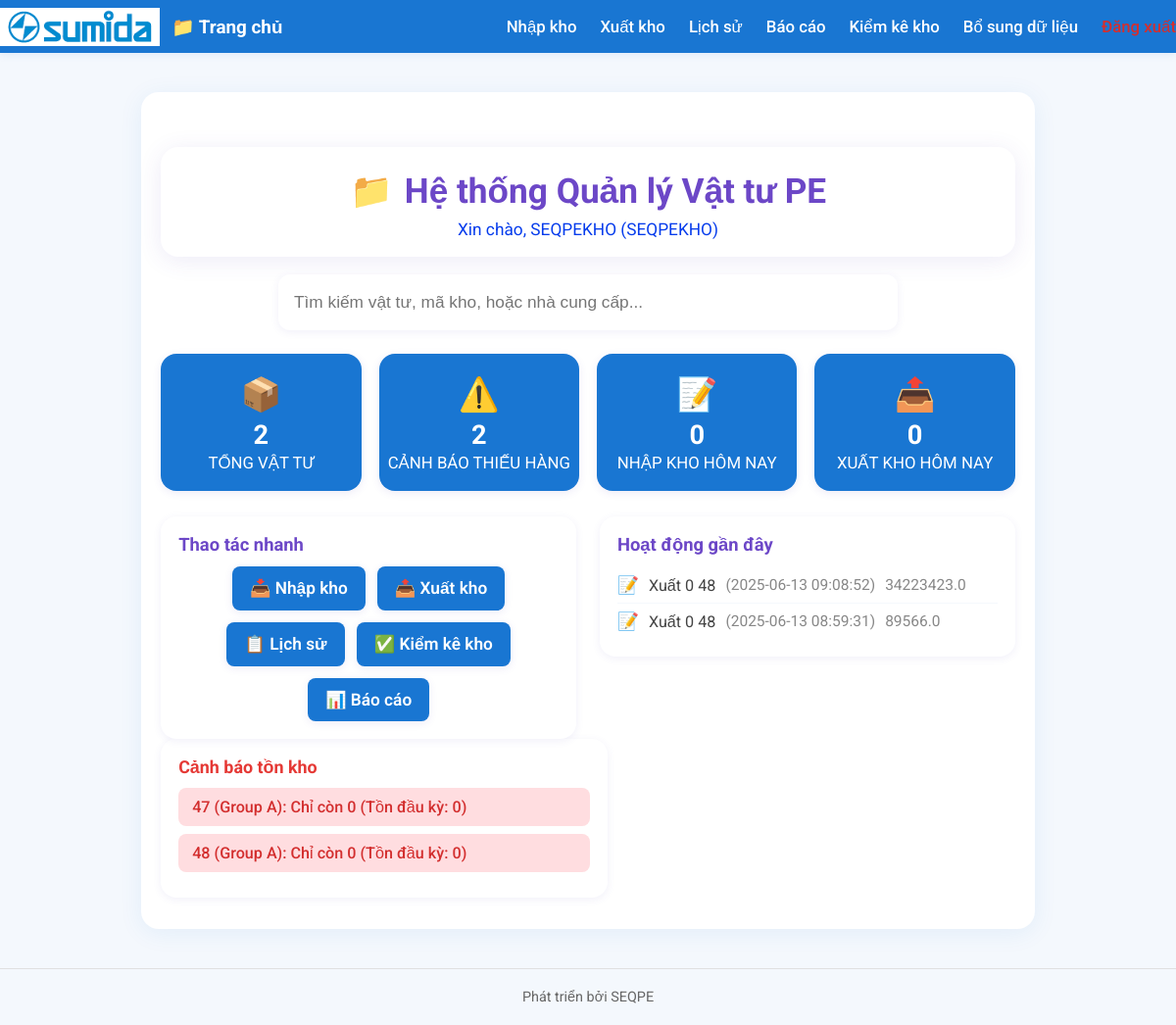
Page / (signed in) on the earlier database version.
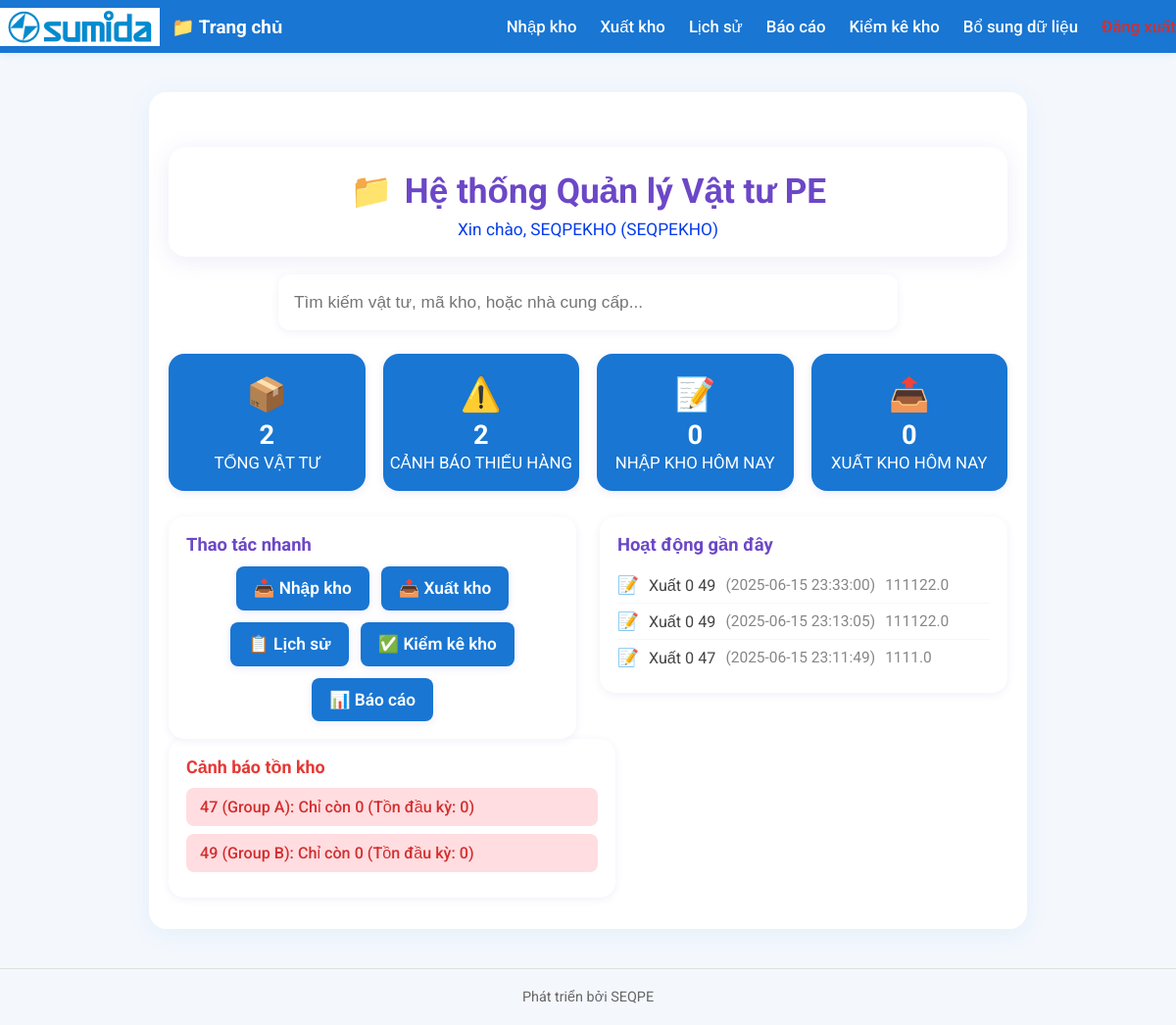
Same page on the later database version.
### tables this page shows
CREATE TABLE STOCK_TRANSACTION (
            transaction_id INTEGER PRIMARY KEY,
            material_id INTEGER,
            transaction_type TEXT,
            quantity REAL,
            transaction_date DATETIME,
            reference_number TEXT,
            notes TEXT,
            created_at DATETIME, imported_by TEXT, exported_by TEXT, created_by TEXT,
            FOREIGN KEY(material_id) REFERENCES "MATERIAL_OLD"(material_id)
        );

CREATE TABLE MATERIAL (
            material_id INTEGER PRIMARY KEY AUTOINCREMENT,
            group_name TEXT,                    -- Group use / Nhóm sử dụng
            product_code TEXT,                  -- Product code / Mã hàng  
            classification TEXT,                -- Classify / Phân loại BU
            part_code TEXT,                     -- Part Code
            material_name TEXT,                 -- Material name / Tên hàng hóa
            specification TEXT,                 -- Specification/Drawing / Thông số kỹ thuật/bản vẽ
            brand_name TEXT,                    -- Brand / Nhà SX
            unit TEXT,                          -- Unit / Đơn vị
            opening_stock REAL DEFAULT 0,       -- Opening stock / Tồn đầu kỳ
            input REAL DEFAULT 0,               -- Input / Nhập
            output REAL DEFAULT 0,              -- Output / Xuất
            closing_stock REAL DEFAULT 0,       -- Closing stock / Tồn cuối kỳ
            inventory INTEGER DEFAULT 0,        -- Inventory / Kiểm kê
            location TEXT,                      -- Location / Vị trí
            safety_stock REAL DEFAULT 0,        -- Safety Stock / Tồn kho an toàn
            purchase_se TEXT,                   -- Purchase SE / SE mua hàng
            purchase_order TEXT,                -- Purchase Order / Đơn hàng mua
            cost_opening_stock REAL DEFAULT 0,  -- Cost opening stock / Chi phí tồn đầu kỳ
            cost_input REAL DEFAULT 0,          -- Cost Input / Chi phí nhập
            cost_output REAL DEFAULT 0,         -- Cost Output / Chi phí xuất
            cost_closing_stock REAL DEFAULT 0,  -- Cost closing stock / Chi phí tồn cuối kỳ
            cost_safety_stock REAL DEFAULT 0,   -- Cost safety stock / Chi phí tồn kho an toàn
            price REAL DEFAULT 0,               -- Price / Giá
            currency TEXT DEFAULT 'VND',        -- Currency / Tiền tệ
            imported_by TEXT,                   -- imported_by / Người nhập
            created_at DATETIME DEFAULT CURRENT_TIMESTAMP,  -- created_at / Thời gian tạo
            updated_at DATETIME DEFAULT CURRENT_TIMESTAMP,  -- updated_at / Thời gian cập nhật
            last_update TEXT,                   -- Last update / Cập nhật cuối
            last_time TEXT                      -- last_time / Thời gian cuối
        );

### app.py (the view)
@app.route('/')
@login_required
def home():
    conn = get_db_connection()
    products = conn.execute('SELECT * FROM MATERIAL').fetchall()
    total_materials = len(products)
    low_stock_count = sum(1 for row in products if int(row['quantity'] if 'quantity' in row.keys() else 0) < 50)
    today = datetime.now().strftime('%Y-%m-%d')
    input_today = conn.execute("""
        SELECT COUNT(*) FROM STOCK_TRANSACTION st
        JOIN MATERIAL m ON st.material_id = m.material_id
        WHERE st.transaction_type = 'input' AND st.transaction_date LIKE ?
    """, (today+'%',)).fetchone()[0]
    output_today = conn.execute("""
        SELECT COUNT(*) FROM STOCK_TRANSACTION st
        JOIN MATERIAL m ON st.material_id = m.material_id
        WHERE st.transaction_type = 'output' AND st.transaction_date LIKE ?
    """, (today+'%',)).fetchone()[0]
    recent_activities = conn.execute("""
        SELECT st.*, m.material_name, m.part_code FROM STOCK_TRANSACTION st
        JOIN MATERIAL m ON st.material_id = m.material_id
        ORDER BY st.created_at DESC LIMIT 5
    """).fetchall()
    low_stock_alerts = [row for row in products if int(row['quantity'] if 'quantity' in row.keys() else 0) < 50][:5]
    conn.close()
    return render_template('home.html',
        total_materials=total_materials,
        low_stock_count=low_stock_count,
        input_today=input_today,
        output_today=output_today,
        recent_activities=recent_activities,
        low_stock_alerts=low_stock_alerts
    )

### app.py (called while the page is built)
def login_required(f):
    @wraps(f)
    def decorated_function(*args, **kwargs):
        if 'user_id' not in session:
            return redirect(url_for('login'))
        return f(*args, **kwargs)
    return decorated_function

def get_db_connection():
    conn = sqlite3.connect(DATABASE_PATH)
    conn.row_factory = sqlite3.Row
    return conn

### templates/home.html (shortened to what this page needs)
<!DOCTYPE html>
<html lang="vi">
<head>
    <link rel="stylesheet" href="{{ url_for('static', filename='css/nav.css') }}">
    <link rel="stylesheet" href="{{ url_for('static', filename='css/footer.css') }}">
</head>
<body>    <nav>
        <div>            <div class="nav-logo">
                <img src="/static/SUMIDA-LOGO.jpg" alt="Sumida Logo" style="max-height:48px;width:auto;" />
                <a href="/" style="font-weight:700;font-size:1.18rem;">📁 Trang chủ</a>
            </div><div class="nav-menu">                {% if session['role'] == 'SEQPEKHO' %}
                <a href="/nhap-kho">Nhập kho</a>
                {% endif %}                {% if session['role'] in ['SEQPEKHO', 'SEQPELINE'] %}
                <a href="/xuat-kho">Xuất kho</a>
                {% endif %}
                {% if session['role'] == 'SEQPEKHO' %}
                <a href="/danh-sach">Lịch sử</a>
                <a href="/bao-cao">Báo cáo</a>
                <a href="/kiem-ke">Kiểm kê kho</a>
                <a href="/bo-sung-du-lieu">Bổ sung dữ liệu</a>
                {% endif %}
                <a href="/logout" style="color: #d32f2f;">Đăng xuất</a>
            </div>
        </div>
    </nav>
    <div class="main-container">
        <div class="title-box">
            <h1><span>📁</span> Hệ thống Quản lý Vật tư PE</h1>
            <p>Xin chào, {{ session['username'] }} ({{ session['role'] }})</p>
        </div>
        <form class="search-bar" autocomplete="off">
            <input type="text" placeholder="Tìm kiếm vật tư, mã kho, hoặc nhà cung cấp...">
        </form>
        <div class="stats-row">
            <div class="stat-card"><div class="icon">📦</div><div class="value">{{ total_materials }}</div><div class="label">TỔNG VẬT TƯ</div></div>
            <div class="stat-card"><div class="icon">⚠️</div><div class="value">{{ low_stock_count }}</div><div class="label">CẢNH BÁO THIẾU HÀNG</div></div>
            <div class="stat-card"><div class="icon">📝</div><div class="value">{{ input_today }}</div><div class="label">NHẬP KHO HÔM NAY</div></div>
            <div class="stat-card"><div class="icon">📤</div><div class="value">{{ output_today }}</div><div class="label">XUẤT KHO HÔM NAY</div></div>
        </div>
        <div class="quick-row">
            <div class="quick-actions">
                <h3>Thao tác nhanh</h3>                <div class="quick-btns">
                    {% if session['role'] == 'SEQPEKHO' %}
                    <a href="/nhap-kho" class="quick-btn">📥 Nhập kho</a>
                    {% endif %}
                    {% if session['role'] in ['SEQPEKHO', 'SEQPELINE'] %}
                    <a href="/xuat-kho" class="quick-btn">📤 Xuất kho</a>
                    {% endif %}
                    {% if session['role'] == 'SEQPEKHO' %}
                    <a href="/danh-sach" class="quick-btn">📋 Lịch sử</a>
                    <a href="/kiem-ke" class="quick-btn">✅ Kiểm kê kho</a>
                    <a href="/bao-cao" class="quick-btn">📊 Báo cáo</a>
                    {% endif %}
                </div>
            </div>
            <div class="recent-activity">
                <h3>Hoạt động gần đây</h3>
                <ul class="recent-list">
                    {% for act in recent_activities %}
                        <li>
                            <span class="icon">{% if act[0]=='input' %}📥{% elif act[0]=='output' %}📤{% else %}📝{% endif %}</span>
                            {% if act[0]=='input' %}Nhập{% else %}Xuất{% endif %} {{ act[2]|int }} {{ act[1] }}
                            {% if act[4] %}<span style="color:#888;font-size:0.97rem;">({{ act[4] }})</span>{% endif %}
                            <span style="color:#888;font-size:0.97rem;">{{ act[3] }}</span>
                        </li>
                    {% else %}
                        <li>Không có hoạt động gần đây</li>
                    {% endfor %}
                </ul>
            </div>
        </div>
        <div class="alerts-section">
            <h3>Cảnh báo tồn kho</h3>
            <ul class="alert-list">
                {% for alert in low_stock_alerts %}
                    <li class="alert-red">{{ alert[0] }} ({{ alert[1] }}): Chỉ còn {{ alert[2]|int }} (Tồn đầu kỳ: {{ alert[3]|int }})</li>
                {% else %}
                    <li class="alert-blue">Không có vật tư nào dưới mức cảnh báo tồn kho.</li>
                {% endfor %}            </ul>
        </div>
    </div>
    <footer class="footer">
        Phát triển bởi SEQPE
    </footer>
</body>
</html>

### static/css/nav.css (style rules this page uses)
nav { width: 100vw; background: #1976d2; padding: 0; box-shadow: 0 2px 8px rgba(25,118,210,0.10); margin-bottom: 0; }
nav div { display: flex; align-items: center; justify-content: space-between; padding: 0 ; height: 54px; }
nav a { color: #fff; text-decoration: none; font-weight: 500; font-size: 1.05rem; }
.nav-logo { display: flex; align-items: center; gap: 12px; margin-left: 0; }
.nav-logo img { max-height: 48px; width: auto; object-fit: contain; }
.nav-logo a { font-weight: 700; font-size: 1.18rem; }
.nav-menu { display: flex; align-items: center; gap: 24px; margin-right: 0; }

### static/css/footer.css (style rules this page uses)
.footer { text-align: center; padding: 20px; color: #666; font-size: 0.9rem; margin-top: auto; background-color: #f4f8fd; border-top: 1px solid #e0e0e0; }
body { min-height: 100vh; display: flex; flex-direction: column; }

### templates/home.html (style rules this page uses)
body { font-family: 'Roboto', Arial, sans-serif; background: #f4f8fd; margin: 0; min-height: 100vh; display: flex; flex-direction: column; }
.container, .main-container { max-width: 1200px; margin: 40px auto; background: #fff; border-radius: 18px; box-shadow: 0 4px 24px rgba(25,118,210,0.08); padding: 32px 20px; }
.title-box { background: #fff; border-radius: 18px; box-shadow: 0 4px 24px rgba(80,60,180,0.10); padding: 24px 0 18px 0; margin: 24px auto 18px auto; text-align: center; }
.title-box h1 { color: #6c47c7; font-size: 2.2rem; font-weight: 700; margin: 0 0 8px 0; display: flex; align-items: center; justify-content: center; gap: 12px; }
.title-box p { color: #063cec; font-size: 1.08rem; margin: 0; }
.search-bar { width: 100%; max-width: 600px; margin: 0 auto 24px auto; display: flex; align-items: center; background: #fff; border-radius: 12px; box-shadow: 0 2px 8px rgba(80,60,180,0.08); padding: 8px 16px; }
.search-bar input { border: none; outline: none; font-size: 1.08rem; width: 100%; background: transparent; padding: 10px 0; }
.stats-row { display: flex; gap: 18px; justify-content: center; margin-bottom: 18px; flex-wrap: wrap; }
.stat-card { background: #1976d2 !important; color: #fff !important; border-radius: 16px; min-width: 160px; flex: 1 1 180px; max-width: 220px; padding: 22px 0 18px 0; text-align: center; box-shadow: 0 2px 8px rgba(80,60,180,0.10); margin-bottom: 8px; }
.stat-card .icon { font-size: 2.1rem; margin-bottom: 6px; }
.stat-card .value { font-size: 1.7rem; font-weight: 700; }
.stat-card .label { font-size: 1.05rem; margin-top: 2px; }
.quick-row { display: flex; gap: 24px; justify-content: center; align-items: flex-start; flex-wrap: wrap; }
.quick-actions, .recent-activity, .alerts-section { background: #fff !important; border-radius: 16px; box-shadow: 0 2px 8px rgba(80,60,180,0.08); padding: 18px; flex: 1 1 380px; min-width: 340px; max-width: 420px; }
.quick-actions h3, .recent-activity h3 { color: #6c47c7; font-size: 1.15rem; margin: 0 0 12px 0; font-weight: 700; }
.quick-btns { display: flex; flex-wrap: wrap; gap: 12px; justify-content: center; }
.quick-btn { background: #1976d2 !important; color: #fff !important; border: none; border-radius: 8px; padding: 12px 18px; font-size: 1.08rem; font-weight: 600; cursor: pointer; box-shadow: 0 2px 8px rgba(80,60,180,0.10); display: flex; align-items: center; gap: 8px; transition: background 0.2s; text-decoration: none; }
.recent-list { margin: 0; padding: 0; list-style: none; }
.recent-list li { display: flex; align-items: center; gap: 10px; padding: 8px 0; border-bottom: 1px solid #f4f8fd; color: #444; font-size: 1.01rem; }
.recent-list li:last-child { border-bottom: none; }
.recent-list .icon { color: #7c3aed; font-size: 1.1rem; }
.alerts-section h3 { color: #e53935; font-size: 1.12rem; margin: 0 0 10px 0; font-weight: 700; }
.alert-list { margin: 0; padding: 0; list-style: none; }
.alert-list li { padding: 10px 14px; border-radius: 8px; margin-bottom: 8px; font-size: 1.01rem; font-weight: 500; }
.alert-red { background: #ffdde0; color: #d32f2f; }

Differences in the rows shown:
removed MATERIAL: material_id "48", group_name "Group A", product_code "0", classification "0"
added STOCK_TRANSACTION: shows "Xuất", transaction_type "0", material "49", transaction_date "2025-06-15 23:33:00", quantity "111122.0"
changed STOCK_TRANSACTION (number 2 of 3 on the later page): material "48" → "49"; transaction_date "2025-06-13 09:08:52" → "2025-06-15 23:13:05"; quantity "34223423.0" → "111122.0"
changed STOCK_TRANSACTION (number 3 of 3 on the later page): material "48" → "47"; transaction_date "2025-06-13 08:59:31" → "2025-06-15 23:11:49"; quantity "89566.0" → "1111.0"
added MATERIAL: material_id "49", group_name "Group B", product_code "0", classification "0"
